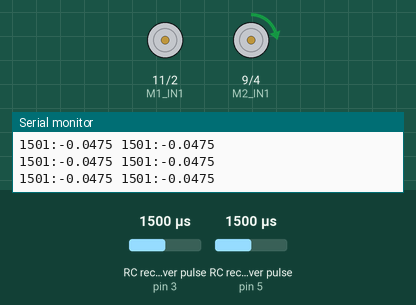
A sketch run on a simulated Arduino Uno, built with avr-gcc and run on an emulated ATmega328P. On the bench: motor-driver pin pairs drawn as motors (green arrow = first pin HIGH = forward, orange = second pin HIGH = backward, longer = more drive, scaled by the enable pin), the last lines printed to the serial monitor. Wiring (inferred from the names in the program): 2 × RC receiver channel: data pin 3 / data pin 5. Inputs (shaded band) come from the test bench; at power-on: RC receiver pulse (sensors on pin 3, pin 5) 1500 µs.

Above: at 1.2 s.
1.3 s: RC receiver pulse (sensor on pin 3) set to 1020 µs
At 2.2 s:
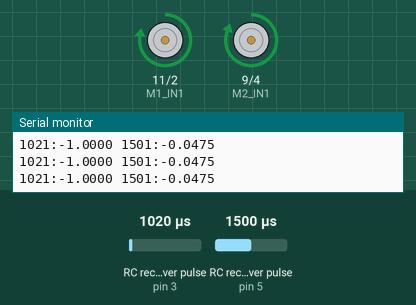
2.8 s: RC receiver pulse (sensor on pin 5) set to 1020 µs
At 3.4 s:
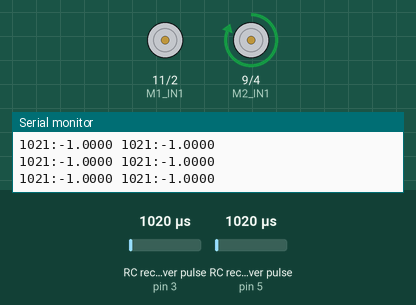
4.3 s: RC receiver pulse (sensor on pin 3) set to 1750 µs
At 5.5 s:
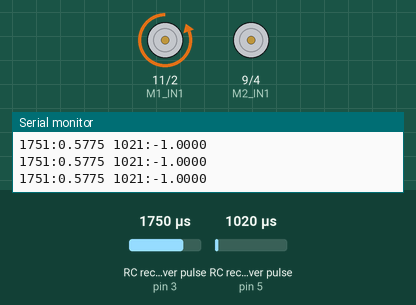
5.8 s: RC receiver pulse (sensor on pin 5) set to 1270 µs
7.3 s: RC receiver pulse (sensor on pin 5) set to 1302 µs
At 8.0 s:
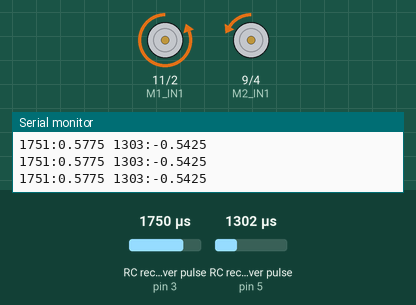
8.8 s: RC receiver pulse (sensor on pin 3) set to 1250 µs
At 9.1 s:
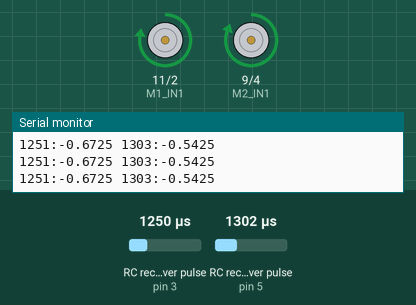
Timing chart, 0 to 11.3 s (numbered marks = the images above; inputs shaded):
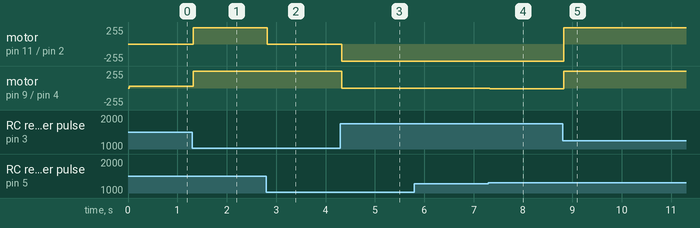

The sketch:

simple_motorDriver_PWM.ino
```cpp
/*
 * 2019/01/05 kitata9
 * simple_motorDriver_PWM
 */


/* PIN settings */
#define M1_IN1 11
#define M1_IN2 2
#define M1_PWM 6
#define M2_IN1 9
#define M2_IN2 4
#define M2_PWM 10
#define CH1_PWM 3
#define CH2_PWM 5

/* PWM settings */
/* CH1 is forward-backward PWM channel.
 * CH2 is left-right PWM channel.
 */
#define CH1_PWM_N 1520
#define CH1_PWM_RANGE 400
#define CH2_PWM_N 1520
#define CH2_PWM_RANGE 400
int ch1_val = CH1_PWM_N;
int ch2_val = CH2_PWM_N;
float ch1_norm_val = 0;
float ch2_norm_val = 0;

float ZERO_THRESHOULD = 0.03;

float mapfloat(long x, long in_min, long in_max, long out_min, long out_max){
 return (float)(x - in_min) * (out_max - out_min) / (float)(in_max - in_min) + out_min;
}

/* Check if num is under threshold */
bool checkZero(float num){
  if(num == 0.0){
    return true;
  }else if(num > 0.0){
    if(num < ZERO_THRESHOULD){
      return true;
    }else{
      return false;
    }
  }else{
    if(num > -ZERO_THRESHOULD){
      return true;
    }else{
      return false;
    }
  }
}

/*Control motors*/
void runMotors(float in_ch1, float in_ch2){
  if(!checkZero(in_ch1) || !checkZero(in_ch2)){
    if (in_ch1 > 0 && checkZero(in_ch2)) {
      digitalWrite(M2_IN2, HIGH);
      digitalWrite(M2_IN1, LOW);
      digitalWrite(M1_IN2, HIGH);
      digitalWrite(M1_IN1, LOW);
      int velocity = in_ch1*255;
      if(velocity > 255){
        velocity = 255;
      }
      Serial.print(velocity);
      analogWrite(M1_PWM, velocity);
      analogWrite(M2_PWM, velocity);
      Serial.println(":-----Forward-----");
    }
    else if (in_ch1 < 0 && checkZero(in_ch2)) {
      digitalWrite(M2_IN2, LOW);
      digitalWrite(M2_IN1, HIGH);
      digitalWrite(M1_IN2, LOW);
      digitalWrite(M1_IN1, HIGH);
      int velocity = in_ch1*(-255);
      if(velocity > 255){
        velocity = 255;
      }
      Serial.print(velocity);
      analogWrite(M1_PWM, velocity);
      analogWrite(M2_PWM, velocity);
      Serial.println(":-----Back-----");
    }

    if (in_ch2 > 0 && checkZero(in_ch1)) {
      digitalWrite(M2_IN2, LOW);
      digitalWrite(M2_IN1, HIGH);
      digitalWrite(M1_IN2, HIGH);
      digitalWrite(M1_IN1, LOW);
      int velocity = in_ch2*255;
      if(velocity > 255){
        velocity = 255;
      }
      Serial.print(velocity);
      analogWrite(M1_PWM, velocity);
      analogWrite(M2_PWM, velocity);
      Serial.println(":-----Left turn-----");
    }
    else if (in_ch2 < 0 && checkZero(in_ch1)) {
      digitalWrite(M2_IN2, HIGH);
      digitalWrite(M2_IN1, LOW);
      digitalWrite(M1_IN2, LOW);
      digitalWrite(M1_IN1, HIGH);
      int velocity = in_ch2*(-255);
      if(velocity > 255){
        velocity = 255;
      }
      Serial.print(velocity);
      analogWrite(M1_PWM, velocity);
      analogWrite(M2_PWM, velocity);
      Serial.println(":-----Right turn-----");
    }

    if (in_ch1 > 0 && !checkZero(in_ch2)) {
      digitalWrite(M2_IN2, HIGH);
      digitalWrite(M2_IN1, LOW);
      digitalWrite(M1_IN2, HIGH);
      digitalWrite(M1_IN1, LOW);
      int velocity = in_ch1*255;
      int velocity_z = in_ch2*255;

      int right_velocity = velocity - velocity_z;
      int left_velocity = velocity + velocity_z;

      if(right_velocity > 255){
        right_velocity = 255;
      }else if(right_velocity < 0){
        right_velocity = 0;
      }
      if(left_velocity > 255){
        left_velocity = 255;
      }else if(left_velocity < 0){
        left_velocity = 0;
      }
      analogWrite(M1_PWM, right_velocity);
      analogWrite(M2_PWM, left_velocity);
    }
    else if (in_ch1 < 0 && !checkZero(in_ch2)) {
      digitalWrite(M2_IN2, LOW);
      digitalWrite(M2_IN1, HIGH);
      digitalWrite(M1_IN2, LOW);
      digitalWrite(M1_IN1, HIGH);
      int velocity = in_ch1*(-255);
      int velocity_z = in_ch2*255;

      int right_velocity = velocity + velocity_z;
      int left_velocity = velocity - velocity_z;

      if(right_velocity > 255){
        right_velocity = 255;
      }else if(right_velocity < 0){
        right_velocity = 0;
      }
      if(left_velocity > 255){
        left_velocity = 255;
      }else if(left_velocity < 0){
        left_velocity = 0;
      }
      analogWrite(M1_PWM, right_velocity);
      analogWrite(M2_PWM, left_velocity);
    }

  }
  else {
    digitalWrite(M2_IN2, LOW);
    digitalWrite(M2_IN1, LOW);
    digitalWrite(M1_IN2, LOW);
    digitalWrite(M1_IN1, LOW);
    analogWrite(M1_PWM,0);
    analogWrite(M2_PWM,0);
  }
  if(checkZero(in_ch1) && checkZero(in_ch2)){
    digitalWrite(M2_IN2, LOW);
    digitalWrite(M2_IN1, LOW);
    digitalWrite(M1_IN2, LOW);
    digitalWrite(M1_IN1, LOW);
    analogWrite(M1_PWM,0);
    analogWrite(M2_PWM,0);
  }
}

/*Normalize PWM input between -1.0 and 1.0*/
float normPWM(float in_val, float in_c, float in_range){
  if(in_val > in_c+in_range){
    return 1.0;
  }else if(in_val < in_c-in_range){
    return -1.0;
  }
  return mapfloat(in_val, in_c-in_range, in_c+in_range, -1.0, 1.0);
}

void setup()
{
  pinMode(M1_IN1, OUTPUT);
  pinMode(M1_IN2, OUTPUT);
  pinMode(M2_IN1, OUTPUT);
  pinMode(M2_IN2, OUTPUT);
  pinMode(CH1_PWM, INPUT);
  pinMode(CH2_PWM, INPUT);
  Serial.begin(57600);
  Serial.println("Start!!!");
}

void loop()
{
  ch1_val = pulseIn(CH1_PWM, HIGH);
  ch2_val = pulseIn(CH2_PWM, HIGH);
  ch1_norm_val = normPWM((float)ch1_val, CH1_PWM_N, CH1_PWM_RANGE);
  ch2_norm_val = normPWM((float)ch2_val, CH1_PWM_N, CH2_PWM_RANGE);
  Serial.print(ch1_val);
  Serial.print(":");
  Serial.print(ch1_norm_val,4);
  Serial.print(" ");
  Serial.print(ch2_val);
  Serial.print(":");
  Serial.println(ch2_norm_val,4);
  runMotors(ch1_norm_val, ch2_norm_val);
}
```

Measured:
- after the input at 1.3 s, motor on pin 11 (M1_IN1) / pin 2 (M1_IN2): stopped → forward 243/255 at once; motor on pin 9 (M2_IN1) / pin 4 (M2_IN2): forward 24/255 → forward 255/255 at once
- after the input at 2.8 s, motor on pin 11 (M1_IN1) / pin 2 (M1_IN2): forward 243/255 → stopped at once
- after the input at 4.3 s, motor on pin 11 (M1_IN1) / pin 2 (M1_IN2): stopped → backward 255/255 at once; motor on pin 9 (M2_IN1) / pin 4 (M2_IN2): forward 255/255 → stopped at once
- after the input at 7.3 s, motor on pin 9 (M2_IN1) / pin 4 (M2_IN2): stopped → backward 9/255 at once
- after the input at 8.8 s, motor on pin 11 (M1_IN1) / pin 2 (M1_IN2): backward 255/255 → forward 243/255 at once; motor on pin 9 (M2_IN1) / pin 4 (M2_IN2): backward 9/255 → forward 255/255 at once
